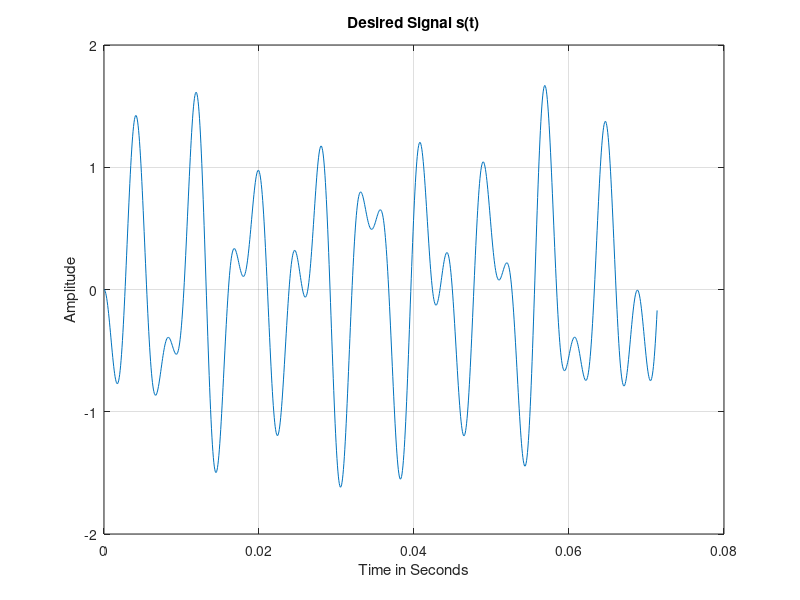
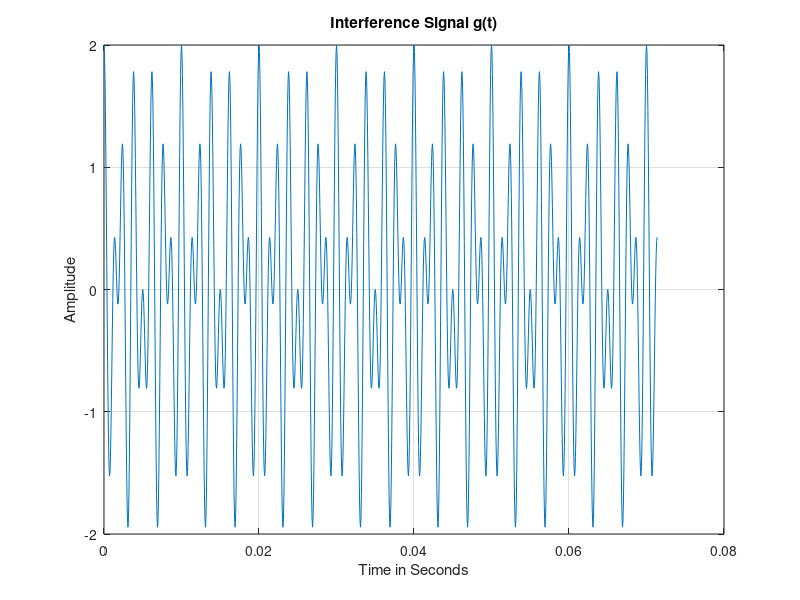
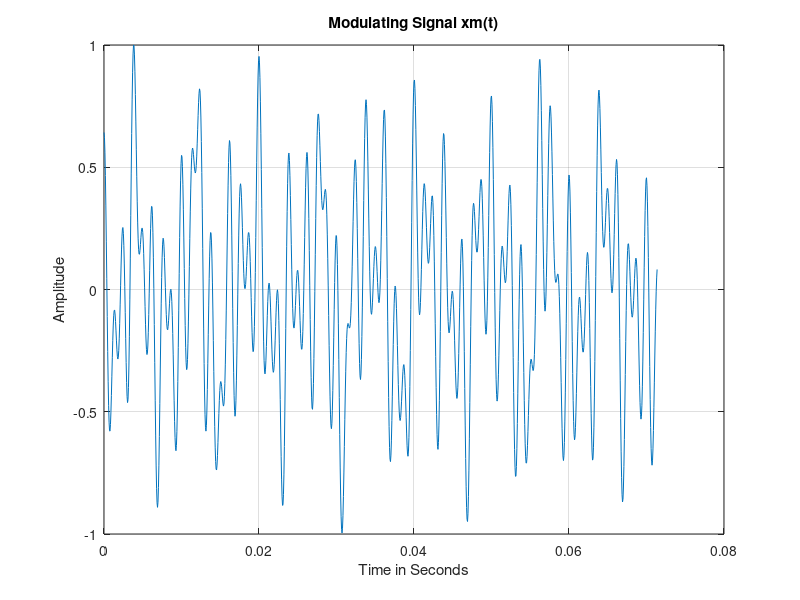
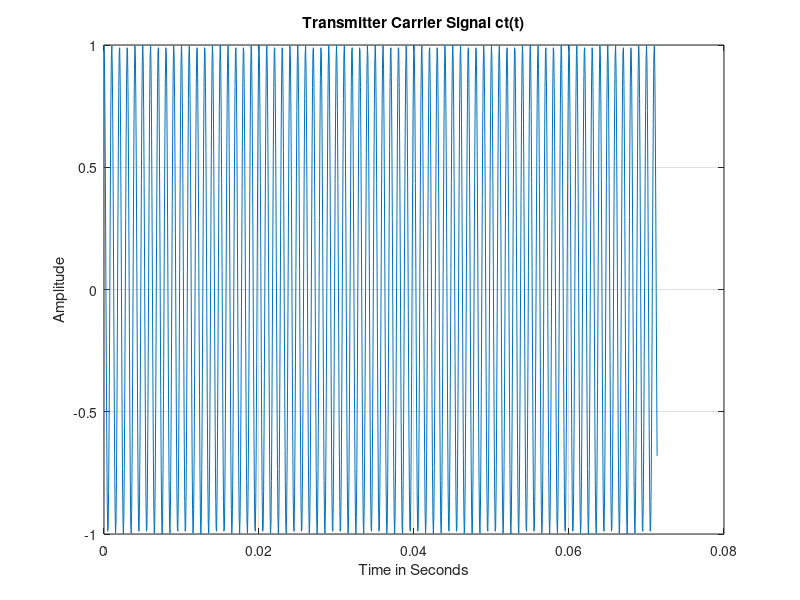

MATLAB code to generate these figures, in order:
%inel4301s096gp01t7hw01 
%Inel 4301 - Communication Theory I 
%MATLAB CLASS ASSIGNAMENT 01(MCA01) 
%Double Sideband Suppressed Carrier Systems 
%Prof. Domingo Antonio Rodríguez 
% 
%% 
%%PARAMETER SETTINGS****************************** 
%% 
clear all 
close all 
Fs=16800;           %Sampling frequency 
Ts=1/Fs;            %Sampling time or temporal resolution 
f1=131;             %First frequency component (C3) of s(t) 
f2=175;             %Second frequency component (F3) of s(t) 
f3=247;             %Third frequency component of (B3) s(t) 
fc=1000;            %Frequency of carrier signal > 2*fm 
fm=500;             %Bandwidth of desired signal s(t) 
Ns=1200;             %Number of samples of s(t) 
Tw=Ns*Ts;           %Time observation window for s(t) 
t=0:Ts:Tw-Ts;       %Time axis for desired signal s(t)  
%% 
%%TRANSMITTER SYSTEM****************************** 
%% 
s=(-7*cos(2*pi*f1*t)+2*cos(2*pi*f2*t)+5*cos(2*pi*f3*t))/8; 
g=1*cos(2*pi*800*t)+1*cos(2*pi*500*t);    %Interference signal g(t) 
max_sg=max(s+g);        %Absolute value of signal s(t)+g(t) 
xm=(s+g)/max_sg;        %Normalized Modulating signal xm(t)         
ct=cos(2*pi*fc*t);      %Transmitter carrier signal ct(t) 
xc=xm.*ct;              %Modulated signal xc(t) 
%% 
%%Transmitter's Band-Pass Filter Design 
%% 
fu=fc+fm;           %Upper cut-off frequency 
fl=fc-fm;           %Lower cut-off frequency 
wu=(2*fu)/Fs;       %Normalized upper frequency       
wl=(2*fl)/Fs;       %Normalized lower frequency 
wb=[wl wu];         %Bandwidth of band-pass filter 
Mb=501;             %Order of band-pass filter 
thB=0:Ts:Mb*Ts-Ts;  %Time axis of impulse response signal hB(t) 
hB=fir1(Mb-1,wb,'bandpass');    %Filter design function 
yci=conv(xc,hB);        %Discrete-time convolution operation 
lyci=length(yci);       %Length of yci=Ns+Mb-1; 
tyci=0:Ts:(lyci-1)*Ts;  %Time axis of signal yci(t) 
%% 
%% COMMUNICATION CHANNEL************************** 
%%
nn=randn(lyci,1);           %AWGN with mean=0 and variance=1.

n=(1/1000)*transpose(nn);   %Attenuated noise signal n(t) 
yco=yci+0*n; 
%% 
%% RECEIVER SYSTEM******************************** 
%% 
cr=cos(2*pi*fc*tyci); 
yd=2*yco.*cr;       %Demodulated signal 
% 
%Low-Pass Filter Design*************************** 
% 
Wn=2*fm/Fs;         %Normalized cut-off frequency 
M=091;              %Order of the impulse response signal hL(t) 
thL=0:Ts:M*Ts-Ts;   %Time axis to plot impulse response signal 
hL=fir1(M-1,Wn);    %Impulse response signal 
% 
%Signal Filtering at the Receiver***************** 
% 
tr=0:Ts:(lyci+M-1)*Ts-Ts;   %Time axis for received signal 
xr=conv(yd,hL);             %Convolution operation for filtering 
Af=1;                       %Signal amplification factor 
xr=Af*xr; 
%% 
%%SIGNALS SPECTRA********************************** 
%% 
fres_s=1/(length(s)*Ts); 
faxis_s=-(Fs/2):fres_s:(Fs/2)-fres_s; 
Fss=fft(s); 
sFss=fftshift(Fss); 
asFss=abs(sFss); 
% 
fres_g=1/(length(g)*Ts); 
faxis_g=-(Fs/2):fres_g:(Fs/2)-fres_g; 
Fg=fft(g); 
sFg=fftshift(Fg); 
asFg=abs(sFg); 
% 
fres_xm=1/(length(xm)*Ts); 
faxis_xm=-(Fs/2):fres_xm:(Fs/2)-fres_xm; 
Fxm=fft(xm); 
sFxm=fftshift(Fxm); 
asFxm=abs(sFxm); 
% 
fres_ct=1/(length(ct)*Ts); 
faxis_ct=-(Fs/2):fres_ct:(Fs/2)-fres_ct; 
Fct=fft(ct); 
sFct=fftshift(Fct); 
asFct=abs(sFct); 
% 
fres_xc=1/(length(xc)*Ts); 

faxis_xc=-(Fs/2):fres_xc:(Fs/2)-fres_xc; 
Fxc=fft(xc); 
sFxc=fftshift(Fxc); 
asFxc=abs(sFxc); 
% 
fres_hB=1/(length(hB)*Ts); 
faxis_hB=-(Fs/2):fres_hB:(Fs/2)-fres_hB; 
FhB=fft(hB); 
sFhB=fftshift(FhB); 
asFhB=abs(sFhB); 
% 
fres_yci=1/(length(yci)*Ts); 
faxis_yci=-(Fs/2):fres_yci:(Fs/2)-fres_yci; 
Fyci=fft(yci); 
sFyci=fftshift(Fyci); 
asFyci=abs(sFyci); 
% 
fres_n=1/(length(n)*Ts); 
faxis_n=-(Fs/2):fres_n:(Fs/2)-fres_n; 
Fn=fft(n); 
sFn=fftshift(Fn); 
asFn=abs(sFn); 
% 
fres_yco=1/(length(yco)*Ts); 
faxis_yco=-(Fs/2):fres_yco:(Fs/2)-fres_yco; 
Fyco=fft(yco); 
sFyco=fftshift(Fyco); 
asFyco=abs(sFyco); 
% 
fres_cr=1/(length(cr)*Ts); 
faxis_cr=-(Fs/2):fres_cr:(Fs/2)-fres_cr; 
Fcr=fft(cr); 
sFcr=fftshift(Fcr); 
asFcr=abs(sFcr); 
% 
fres_yd=1/(length(yd)*Ts); 
faxis_yd=-(Fs/2):fres_yd:(Fs/2)-fres_yd; 
Fyd=fft(yd); 
sFyd=fftshift(Fyd); 
asFyd=abs(sFyd); 
% 
fres_hL=1/(length(hL)*Ts); 
faxis_hL=-(Fs/2):fres_hL:(Fs/2)-fres_hL; 
FhL=fft(hL); 
sFhL=fftshift(FhL); 
asFhL=abs(sFhL); 
% 
fres_xr=1/(length(xr)*Ts); 
faxis_xr=-(Fs/2):fres_xr:(Fs/2)-fres_xr;

Fxr=fft(xr); 
sFxr=fftshift(Fxr); 
asFxr=abs(sFxr); 
% 
%% 
%%PLOTS******************************************* 
%% 
% 
figure 
plot(t,s)               
grid 
xlabel('Time in Seconds') 
ylabel('Amplitude') 
title('Desired Signal s(t)') 
% 
figure 
plot(t,g)               
grid 
xlabel('Time in Seconds') 
ylabel('Amplitude') 
title('Interference Signal g(t)') 
% 
figure 
plot(t,xm)               
grid 
xlabel('Time in Seconds') 
ylabel('Amplitude') 
title('Modulating Signal xm(t)') 
% 
figure 
plot(t,ct) 
grid 
xlabel('Time in Seconds') 
ylabel('Amplitude') 
title('Transmitter Carrier Signal ct(t)') 
% 
figure 
plot(t,xc) 
grid 
xlabel('Time in Seconds') 
ylabel('Amplitude') 
title('Modulated Signal xc(t)') 
% 
figure 
plot(thB,hB,thB,hB,'o') 
grid 
xlabel('Time in Seconds') 
ylabel('Amplitude') 
title('Impulse Response Signal hB(t)')

% 
figure 
plot(tyci,yci) 
grid 
xlabel('Time in Seconds') 
ylabel('Amplitude') 
title('Channel Input Signal yci(t)') 
% 
figure 
plot(tyci,n) 
grid 
xlabel('Time in Seconds') 
ylabel('Amplitude') 
title('Channel Noise Signal n(t)') 
% 
figure 
plot(tyci,yco) 
grid 
xlabel('Time in Seconds') 
ylabel('Amplitude') 
title('Channel Output Signal yco(t)') 
% 
figure 
plot(tyci,cr) 
grid 
xlabel('Time in Seconds') 
ylabel('Amplitude') 
title('Receiver Carrier Signal cr(t)') 
% 
figure 
plot(tyci,yd) 
grid 
xlabel('Time in Seconds') 
ylabel('Amplitude') 
title('Demodulated Signal yd(t)') 
% 
figure 
plot(thL,hL,thL,hL,'o') 
grid 
xlabel('Time in Seconds') 
ylabel('Amplitude') 
title('Impulse Response Signal hL(t)') 
% 
figure 
plot(tr,xr) 
grid 
xlabel('Time in Seconds') 
ylabel('Amplitude') 
title('Receiver Output Signal Signal xr')

% 
figure 
plot(tr,xr) 
grid 
xlabel('Time in Seconds') 
ylabel('Amplitude') 
title('Signals s(t) vs. xr(t)') 
hold on 
plot(t,s) 
hold off 
% 
figure 
plot(faxis_s,asFss) 
grid 
xlabel('Frequency in Hertz') 
ylabel('Magnitude') 
title('Spectrum of Desired Signal s(t)') 
% 
figure 
plot(faxis_g,asFg) 
grid 
xlabel('Frequency in Hertz') 
ylabel('Magnitude') 
title('Spectrum of Interference Signa g(t)') 
% 
figure 
plot(faxis_xm,asFxm) 
grid 
xlabel('Frequency in Hertz') 
ylabel('Magnitude') 
title('Spectrum of Modulating Signal xm(t)') 
% 
figure 
plot(faxis_ct,asFct) 
grid 
xlabel('Frequency in Hertz') 
ylabel('Magnitude') 
title('Spectrum of Carrier Signal ct(t)') 
% 
figure 
plot(faxis_xc,asFxc) 
grid 
xlabel('Frequency in Hertz') 
ylabel('Magnitude') 
title('Spectrum of Modulated Signal xc(t)') 
% 
figure 
plot(faxis_hB,asFhB,faxis_hB,asFhB,'o') 
grid 

xlabel('Frequency in Hertz') 
ylabel('Magnitude') 
title('Spectrum of Band-Pass Filter Signal hB(t)') 
% 
figure 
plot(faxis_yci,asFyci) 
grid 
xlabel('Frequency in Hertz') 
ylabel('Magnitude') 
title('Spectrum of Channel Input Signal yci(t)') 
% 
figure 
plot(faxis_n,asFn) 
grid 
xlabel('Frequency in Hertz') 
ylabel('Magnitude') 
title('Spectrum of AWGN Signal n(t)') 
% 
figure 
plot(faxis_yco,asFyco) 
grid 
xlabel('Frequency in Hertz') 
ylabel('Magnitude') 
title('Spectrum of Channel Output Signal yco(t)') 
% 
figure 
plot(faxis_cr,asFcr) 
grid 
xlabel('Frequency in Hertz') 
ylabel('Magnitude') 
title('Spectrum of Receiver Carrier cr(t)') 
% 
figure 
plot(faxis_yd,asFyd) 
grid 
xlabel('Frequency in Hertz') 
ylabel('Magnitude') 
title('Spectrum of Demodulated Signal yd(t)') 
% 
figure 
plot(faxis_hL,asFhL,faxis_hL,asFhL,'o') 
grid 
xlabel('Frequency in Hertz') 
ylabel('Magnitude') 
title('Spectrum of Low-Pass Filter Signal hL(t)') 
% 
figure 
plot(faxis_xr,asFxr) 
grid 

xlabel('Frequency in Hertz') 
ylabel('Magnitude') 
title('Spectrum of Receiver Output Signal xr(t)') 
% 
figure 
plot(faxis_xr,asFxr) 
grid 
xlabel('Frequency in Hertz') 
ylabel('Magnitude') 
title('Spectra of Signals s(t) vs. xr(t)') 
hold on 
plot(faxis_s,asFss) 
hold off 
% 
sound(s,Fs) 
pause(2) 
sound(xm,Fs) 
pause(2) 
sound(xr,Fs) 
% 
clc 
disp('******************************') 
disp('Simulation ended succesfully') 
disp('******************************') 